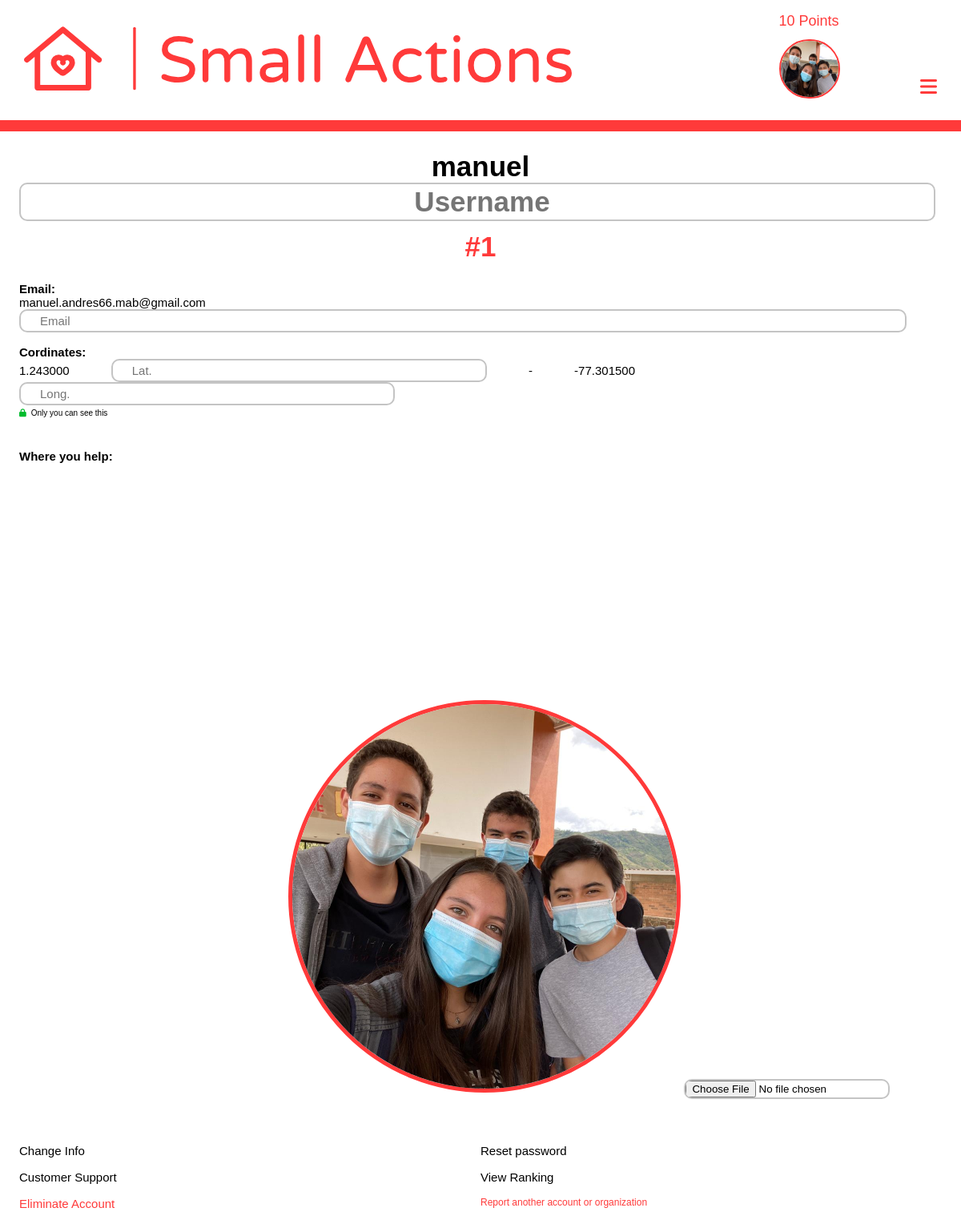
The app's page /account/ (signed in), older data.
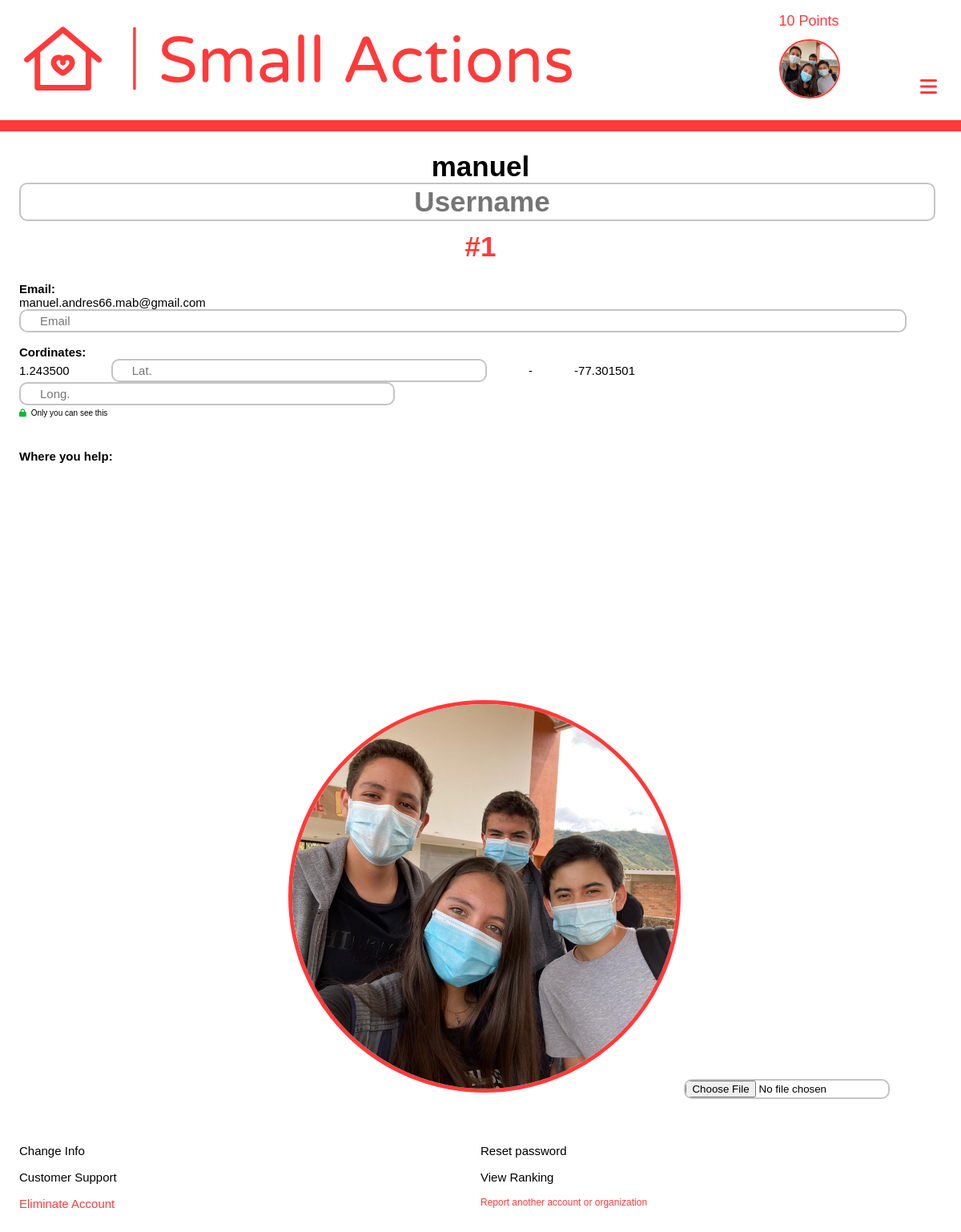
The same page, newer data.
### login/models.py (models this page shows)
class User(AbstractUser):
    points = models.PositiveIntegerField(default=0)
    photo = models.ImageField(upload_to="people", null=True, blank=True)
    latitude = models.DecimalField(max_digits=8, decimal_places=6, null=True, blank=True)
    longitude = models.DecimalField(max_digits=9, decimal_places=6, null=True, blank=True)
    visited = models.ManyToManyField(Help, related_name="persons_visited", null=True, blank=True)
    can_change = models.BooleanField(null=True, blank=True) #Security
    date_forgot = models.DateTimeField(auto_now_add=True)
    random_string = models.CharField(max_length=20, blank=True, null=True, unique=True)
    dark_mode = models.BooleanField(default=False)

### login/views.py (the view, shortened to what this page needs)
# urls.py: path('', views.account, name='account'),
@login_required(login_url='/account/login')
def account(request):
    user = User.objects.get(username=request.user)
    index = list(User.objects.order_by('-points')).index(user) + 1
    form = ChangeUser()
    ctx = {'user' : user, 'index' : index, 'form' : form}
    return render(request, 'login/account.html', ctx)

### login/forms.py
class ChangeUser(forms.ModelForm):
    username = forms.CharField(max_length=32, widget=forms.TextInput(attrs={'placeholder':'Username'}))
    def __init__(self, *args, **kwargs):
        super().__init__(*args, **kwargs)
        self.fields['email'].widget.attrs.update({'placeholder': 'Email'})
        self.fields['latitude'].widget.attrs.update({'placeholder': 'Lat.'})
        self.fields['longitude'].widget.attrs.update({'placeholder': 'Long.'})
    class Meta:
        model = User
        fields = ('email', 'latitude', 'longitude', 'photo', 'dark_mode')

### templates/login/account.html (shortened to what this page needs)
{% extends 'maps/nav.html' %}
{% load static %}
    {% block head %}
        <link href='https://api.mapbox.com/mapbox-gl-js/v1.12.0/mapbox-gl.css' rel='stylesheet' />
        <link href="{% static 'login/css/account.css' %}" rel="stylesheet">
    {% endblock %}
    {% block content %}
        <form method="POST" enctype="multipart/form-data"> {% csrf_token %}
            <div id='info'>
                <div id="title_container">
                    <h1>{{user.username}}</h1>
                    {{form.username}}
                    <a href="{% url 'ranking' %}"><h2>#{{index}}</h2></a>
                </div>
                <div id="info_info">
                    <div id="email_container">
                        <h3>Email:</h3>
                        <h4>{{user.email}}</h4>
                        {{form.email}}
                    </div>
                    <div>
                        <h5 id="coordinates_title">Cordinates:</h5>
                        <h5 id="cordiantes">
                            <span id="latitude">{{user.latitude}}</span>
                            {{form.latitude}}
                            <span>-</span>
                            <span id="longitude">{{user.longitude}}</span>
                            {{form.longitude}}
                        </h5>
                        <p id="security"><i class="fas fa-lock"></i>Only you can see this</p>
                    </div>
                </div>
                <div>
                    <h6 id="where">Where you help:</h6>
                    <div id="map"></div>
                </div>
            </div>
            <div id="links">
                <div id="img_container">
                    {% if request.user.photo %}
                        <img src="{{request.user.photo.url}}" alt="account" id="account_photo">
                    {% else %}
                        <img src="{% static 'maps/images/logo_small_icon_only_inverted.png' %}" alt="account" id="account_prede">
                    {% endif %}
                    {{form.photo}}
                </div>
                <div id="links_links">
                    <a id="change">Change Info</a>
                    <a href="{% url 'password' 1 %}">Reset password</a>
                    <a>Customer Support</a>
                    <a href="{% url 'ranking' %}">View Ranking</a>
                    <a class="danger" href="{% url 'password' 2 %}">Eliminate Account</a>
                    <a id="report" class="danger">Report another account or organization</a>
                </div>
            </div>
        </form>
    {% endblock %}

### templates/maps/nav.html (shortened to what this page needs)
<!DOCTYPE html>
{% load static %}
<html lang="en">
    <head>
        <link rel="stylesheet" href="{% static 'maps/css/nav.css' %}">
        {% block head %}
        {% endblock %}
    </head>
    <body>
        <header id="all_bar">
            <div id="superior">
                <img src="{% static 'maps/images/logo.svg' %}" id="principal_logo" alt="logo">
                <div id="rigth_superior">
                    {% if request.user.is_authenticated %}
                        <h6>{{request.user.points}} Points</h6>
                        {% if request.user.photo %}
                            <a href="{% url 'account' %}"><img src="{{request.user.photo.url}}" alt="account" id="porfile_photo_nav"></a>
                        {% else %}
                            <a href="{% url 'account' %}"><img src="{% static 'maps/images/logo_small_icon_only_inverted.png' %}" alt="account"></a>
                        {% endif %}
                    {% else %}
                        <a href="{% url 'login' %}"><img src="{% static 'maps/images/logo_small_icon_only_inverted.png' %}" alt="account"></a>
                    {% endif %}
                    <i class="fas fa-bars" id="bars"></i>
                </div>
            </div>
            <div id="inferior">
            </div>
        </header>
        {% block content %}
        {% endblock %}
    </body>
</html>

### static/maps/css/nav.css (style rules this page uses)
* { margin: 0; padding: 0; outline: none; font-family: 'Sora', sans-serif; }
html { transition: color 300ms, backgroud-color 300ms; }
#all_bar { margin-top: 1vh; }
#principal_logo { width: 27vw; margin-left: 2vw; }
#rigth_superior { float: right; }
#rigth_superior h6 { font-family: 'Sora', sans-serif; font-size: 45px; color: #ff3a3a; font-weight: normal; display: inline-block; position: relative; bottom: 2vh; margin-right: 2vw; }
#rigth_superior img { width: 3.7vw; display: inline-block; margin-right: 2vw; }
#inferior { background-color: #ff3a3a; margin-top: 2vh; height: 2.5vh; padding-top: 0.3vh; transition: height 1s; }
#bars { display: none; }
#porfile_photo_nav { height: calc(3.7vw - 3px); object-fit: cover; object-position: center; border-radius: 100px; border: 3px solid #ff3a3a; }
@media screen and (max-width: 1300px) { #all_bar { margin-top: 2vh; } }
@media screen and (max-width: 1300px) { #principal_logo { width: 57vw; margin-left: 2.5vw; margin-top: 2vh; } }
@media screen and (max-width: 1300px) { #rigth_superior { margin-right: 2.5vw; } }
@media screen and (max-width: 1300px) { #rigth_superior h6 { position: static; display: block; font-size: 18px; } }
@media screen and (max-width: 1300px) { #rigth_superior img { width: 6vw; margin: 0; margin-top: 1.5vh; margin-right: 8vw; } }
@media screen and (max-width: 1300px) { #porfile_photo_nav { height: calc(6vw - 2px); border-width: 2px; } }
@media screen and (max-width: 1300px) { #bars { display: inline-block; font-size: 3vh; color: #ff3a3a; position: relative; bottom: .7vh; text-align: right; } }
@media screen and (max-width: 1300px) { #inferior { margin-top: 4vh; height: 1.5vh; z-index: 100; } }

Row changes from the older to the newer data that the page shows:
changed User "manuel": latitude "1.243000" → "1.243500"; longitude "-77.301500" → "-77.301501"
